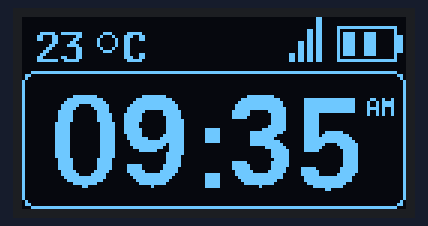
Simulated run of this sketch. Board: Arduino Uno, built with avr-gcc and run on an emulated ATmega328P. Shown: 128×64 one-colour display.

Above: at 0.3 s.

The sketch:

telaOled.ino
```cpp
#include "U8glib.h"

U8GLIB_SSD1306_128X64 u8g(U8G_I2C_OPT_NO_ACK);

void draw()
{

  u8g.setFont(u8g_font_8x13B);

  u8g.drawStr( 5, 15, "23");
  u8g.drawCircle(28,8,3);
  u8g.drawStr( 34, 15, "C");

  u8g.setFont(u8g_font_fub30);
  u8g.drawStr( 10, 57, "09:35");

  u8g.setFont(u8g_font_5x7);
  u8g.drawStr( 115, 33, "AM");

  u8g.drawRFrame(0,18, 128, 46, 4);
  //Desenho bateria
  u8g.drawRFrame(105, 3, 20,12 , 0);
  u8g.drawBox(125, 6, 2,6);
  u8g.drawBox(107, 5, 4,8);
  u8g.drawBox(114, 5, 4,8);
  u8g.drawVLine(99,0, 15);
  u8g.drawVLine(98,0, 15);
  u8g.drawVLine(96,4, 11);
  u8g.drawVLine(95,4, 11);
  u8g.drawVLine(93,8, 7);
  u8g.drawVLine(92,8, 7);
  u8g.drawVLine(90,12, 3);
  u8g.drawVLine(89,12, 3);
}
void setup(void)
{
  Serial.begin(9600);
  if ( u8g.getMode() == U8G_MODE_R3G3B2 ) {
    u8g.setColorIndex(255);
  }
  else if ( u8g.getMode() == U8G_MODE_GRAY2BIT ) {
    u8g.setColorIndex(3);
  }
  else if ( u8g.getMode() == U8G_MODE_BW ) {
    u8g.setColorIndex(1);
  }
  else if ( u8g.getMode() == U8G_MODE_HICOLOR ) {
    u8g.setHiColorByRGB(255,255,255);
  }
}

void loop(void)
{
  u8g.firstPage();
  do
  {
    draw();
  } while( u8g.nextPage() );

  delay(50);
}
```
